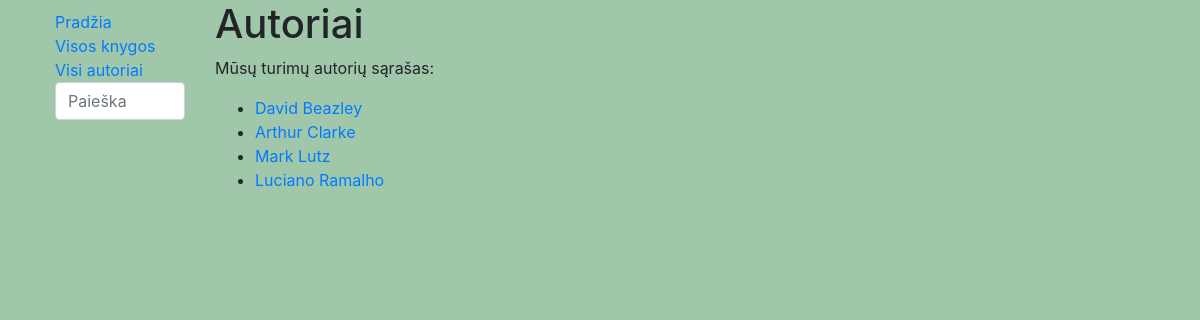
The page /library/authors/ on the database its author committed.
### libraryapp/models.py (models this page shows, shortened)
class Author(models.Model):
    first_name = models.CharField('Vardas', max_length=100)
    last_name = models.CharField('Pavardė', max_length=100)
    description = models.TextField('Aprašymas', max_length=2000, default="biografija...")
    class Meta:  # globalūs nuostatai lentelei(ordering - rikiavimas)
        ordering = ('last_name', 'first_name')

### libraryapp/views.py (the view)
# urls.py: path('authors/', views.get_authors, name='authors-all'),
def get_authors(request):
    authors = Author.objects.all()
    context = {
        'authors': authors
    }
    return render(request, 'authors.html', context=context)

### libraryapp/templates/authors.html
{% extends "base.html" %}
{% block content %}
<h1>Autoriai</h1>
<p>Mūsų turimų autorių sąrašas:</p>
<ul>
    {% for author_obj in authors %}
    <li><a href="{% url 'author-one' author_obj.id %}">
        {{ author_obj.first_name }} {{ author_obj.last_name }}</a></li>
    {% endfor %}
</ul>
{% endblock %}

### libraryapp/static/css/styles.css (style rules this page uses)
body { background-color: #a1c7ab; }

### rows shown on the page
Author: first_name "David", last_name "Beazley"
Author: first_name "Arthur", last_name "Clarke"
Author: first_name "Mark", last_name "Lutz"
Author: first_name "Luciano", last_name "Ramalho"
